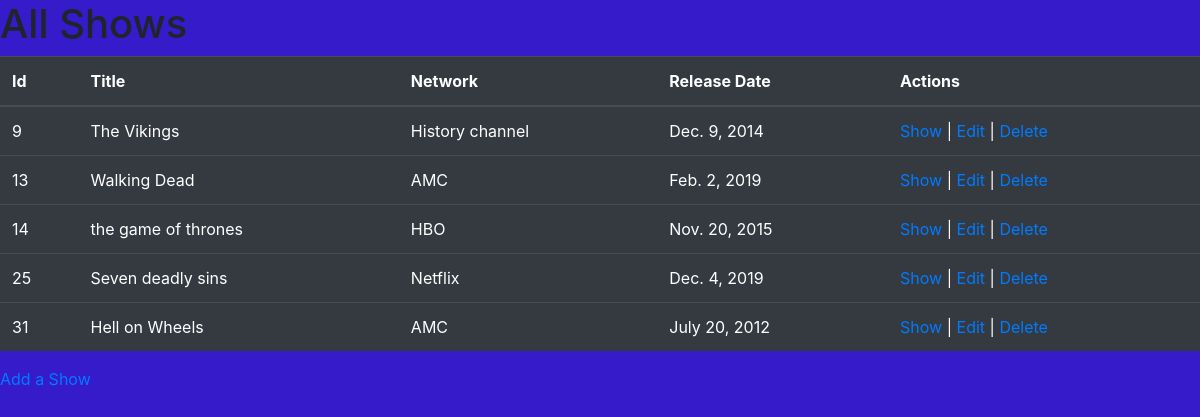
The page / on the database its author committed.
### semi_restful_app/models.py (models this page shows)
class Show(models.Model):
    title = models.CharField(max_length=255)
    networks = models.CharField(max_length=255)
    release_date = models.DateField()
    description = models.TextField()
    created_at = models.DateTimeField(auto_now_add=True)
    updated_at = models.DateTimeField(auto_now=True)
    objects = ShowManager()

### semi_restful_app/views.py (the view)
# urls.py: 2. Add a URL to urlpatterns:  path('', views.home, name='home')
def home(request):
    context ={
        'shows': Show.objects.all()
    }
    return render(request, 'shows.html', context)

### semi_restful_app/templates/shows.html (shortened to what this page needs)
<!DOCTYPE html>
<html lang="en">
<head>
    <link rel="stylesheet" href="https://stackpath.bootstrapcdn.com/bootstrap/4.5.2/css/bootstrap.min.css">
    {% load static %}
    <link rel="stylesheet" href="{% static 'css/style.css' %}">
</head>
<body>
    <h1>All Shows</h1>
    <table class="table table-dark">
        <thead>
            <tr>
                <th>Id</th>
                <th>Title</th>
                <th>Network</th>
                <th>Release Date</th>
                <th>Actions</th>
            </tr>
        </thead>
        <tbody>
        {% for show in shows %}
            <tr>
                <td>{{ show.id }}</td>
                <td>{{ show.title }}</td>
                <td>{{ show.networks }}</td>
                <td>{{ show.release_date }}</td>
                <td><a href="/{{ show.id }}">Show</a> | <a href="/{{ show.id }}/edit">Edit</a> | <a href="/{{ show.id }}/delete">Delete</a></td>
            </tr>
        {% endfor %}
        </tbody>
    </table>
    <a href="/new">Add a Show</a>
</body>
</html>

### semi_restful_app/static/css/style.css (style rules this page uses)
body { background-color: rgb(53, 27, 202); }

### rows shown on the page
Show: id "9", title "The Vikings", networks "History channel", release_date "Dec. 9, 2014"
Show: id "13", title "Walking Dead", networks "AMC", release_date "Feb. 2, 2019"
Show: id "14", title "the game of thrones", networks "HBO", release_date "Nov. 20, 2015"
Show: id "25", title "Seven deadly sins", networks "Netflix", release_date "Dec. 4, 2019"
Show: id "31", title "Hell on Wheels", networks "AMC", release_date "July 20, 2012"
